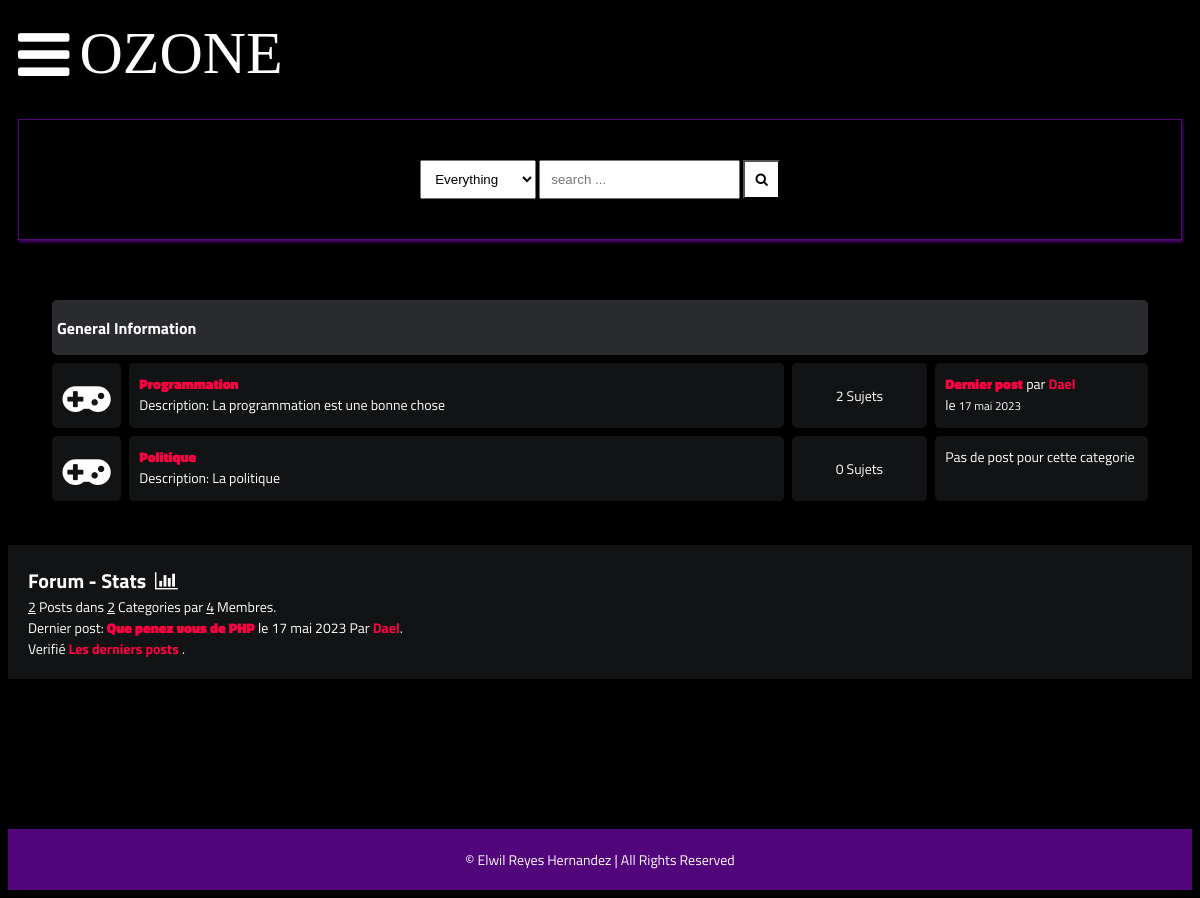
Page /forums/ on the committed database.
### forums/models.py (models this page shows, shortened)
class Category(models.Model):
    title = models.CharField(max_length=50)
    slug = models.SlugField(max_length=400, unique=True, blank=True)
    description = models.TextField(default="description")
    class Meta:
        verbose_name_plural = "categories"
    def get_url(self):
        return reverse("forums:posts", kwargs={
            "slug":self.slug
        })
    @property
    def num_posts(self):
        return Post.objects.filter(categories=self).count()
    @property
    def last_post(self):
        return Post.objects.filter(categories=self).latest("date")

class Post(models.Model):
    title = models.CharField(max_length=400)
    content = HTMLField()
    parent_post = models.ForeignKey('self', on_delete=models.CASCADE, null=True, blank=True)
    user = models.ForeignKey(Depute, on_delete=models.CASCADE)
    slug = models.SlugField(max_length=400, unique=True, blank=True)
    date = models.DateTimeField(auto_now_add=True)
    categories = models.ManyToManyField(Category)
    approved = models.BooleanField(default=False)
    hit_count_generic = GenericRelation(HitCount, object_id_field='object_pk',
        related_query_name='hit_count_generic_relation'
    )
    tags = TaggableManager()
    comments = models.ManyToManyField(Comment, blank=True)
    closed = models.BooleanField(default=False)
    state = models.CharField(max_length=40, default="zero")
    def get_url(self):
        return reverse("forums:detail", kwargs={
            "slug":self.slug
        })

### comptes/models.py (models this page shows, shortened)
class Depute(AbstractUser):
    identifiant = models.CharField(max_length=255)
    slug = slug = models.SlugField(max_length=400, unique=True, blank=True)
    photo = ResizedImageField(size=[50, 80], quality=100, upload_to="Deputes/photos/", default=None, null=True, blank=True)
    num_post = models.IntegerField(blank=True, default=0)
    categorieMembre =models.ForeignKey( categorieMembre,on_delete=models.CASCADE)

### forums/views.py (the view)
# urls.py: 2. Add a URL to urlpatterns:  path('', views.home, name='home')
def home(request):
    forums = Category.objects.all()
    num_posts = Post.objects.all().count()
    num_users = Depute.objects.all().count()
    num_categories = forums.count()
    try:
        last_post = Post.objects.latest("date")
    except:
        last_post = []
    context = {
        "forums":forums,
        "num_posts":num_posts,
        "num_users":num_users,
        "num_categories":num_categories,
        "last_post":last_post,
        "title": "Forum de l'assemblee nationale"
    }
    return render(request, "forums/forums.html", context)

### forums/templates/forums/forums.html
{% extends 'forums/base.html' %}
{% block content %}
    <div class="container">
        <div class="subforum">
            {% if forums %}
                <div class="subforum-title">
                    <h1>General Information</h1>
                </div>
                {% for forum in forums %}
                    <div class="subforum-row">
                        <div class="subforum-icon subforum-column center">
                            <i class="fa fa-gamepad"></i>
                        </div>
                        <div class="subforum-description subforum-column">
                            <h4><a href="{{forum.get_url}}">{{forum.title}}</a></h4>
                            <p>Description: {{forum.description}} </p>
                        </div>
                        <div class="subforum-stats subforum-column center">
                            <span>{{forum.num_posts}} Sujets</span>
                        </div>
                        <div class="subforum-info subforum-column">
                            {% if forum.last_post %}
                                <b><a href="{{forum.last_post.get_url}}">Dernier post</a></b> par <a href="">{{forum.last_post.user.first_name|title}}</a>
                                <br>le <small>{{forum.last_post.date|date}}</small>
                            {% else %}
                                <span>Pas de post pour cette categorie</span>
                            {% endif %}
                        </div>
                    </div>
                {% endfor %}
            {% else %}
                <div class="subforum-title">
                    <h1><i class="fa fa-frown-o"></i>&nbsp;Vous n'avez pas toujours de post.</h1>
                </div>
            {% endif %}
        </div>
    </div>
    <div class="forum-info">
        <div class="chart">
            Forum - Stats &nbsp;<i class="fa fa-bar-chart"></i>
        </div>
        <span><u>{{num_posts}}</u> Posts dans <u>{{num_categories}}</u> Categories par <u>{{num_users}}</u> Membres.</span><br>
        {% if forums %}
            <span>Dernier post: <b><a href="{{last_post.get_url}}">{{last_post.title}}</a></b> le {{last_post.date|date}} Par <a href="">{{last_post.user.first_name|title}}</a></span>.<br>
            <span>Verifié <a href="{% url 'forums:latest_posts' %}">Les derniers posts</a> .</span><br>
        {% endif %}
    </div>
    {% endblock content %}

### static/forums/css/style.css (style rules this page uses)
* { box-sizing: border-box; }
html { font-size: 14px; font-family: 'Titillium Web', sans-serif; background-color:rgb(0,0,0); color:#FEFEFE; }
a { color:#FF0042; font-weight: bolder; text-decoration: none; }
h1 { font-size:16px; font-weight: bolder; }
.container { margin: 20px; padding: 20px; }
.subforum { margin-top:20px; }
.subforum-title { background-color:#292B2E; padding: 5px; border-radius: 5px; margin:4px; }
.subforum-row { display: grid; grid-template-columns: 7% 60% 13% 20%; }
.subforum-column { padding: 10px; margin:4px; border-radius: 5px; background-color:#111314; }
.subforum-description * { margin-block: 0; }
.center { display: flex; justify-content: center; align-items: center; }
.subforum-icon i { font-size: 45px; }
.forum-info { padding: 20px; background-color: #111314; }
.chart { font-size:20px; font-weight:bold; }

### rows in the picture
Category: title "Programmation", description "La programmation est une bonne chose", num_posts "2", last_post.user.first_name "Dael", last_post "17 mai 2023"
Category: title "Politique", description "La politique", num_posts "0", shows "Pas de post pour cette categorie"
Post: title "Que penez vous de PHP", date "17 mai 2023", user.first_name "Dael"

### other values in the picture
{{ num_posts }} "2"
{{ num_categories }} "2"
{{ num_users }} "4"
